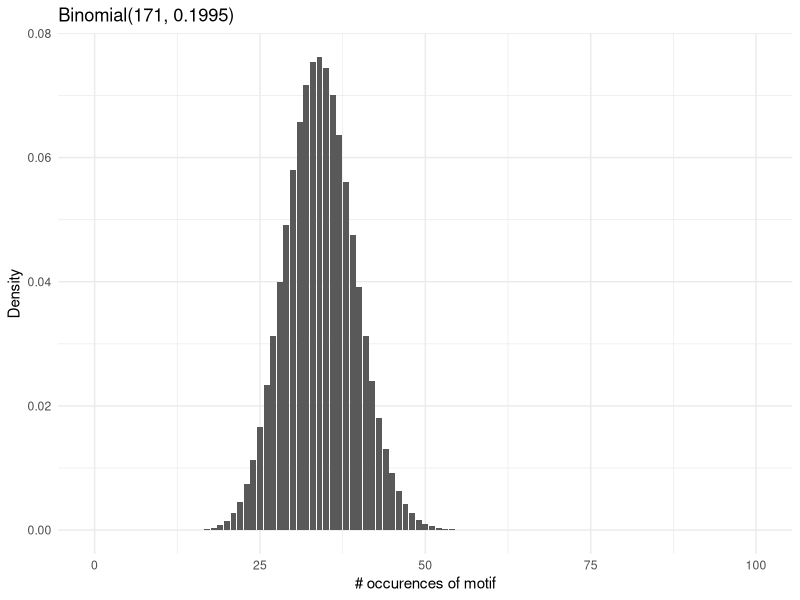
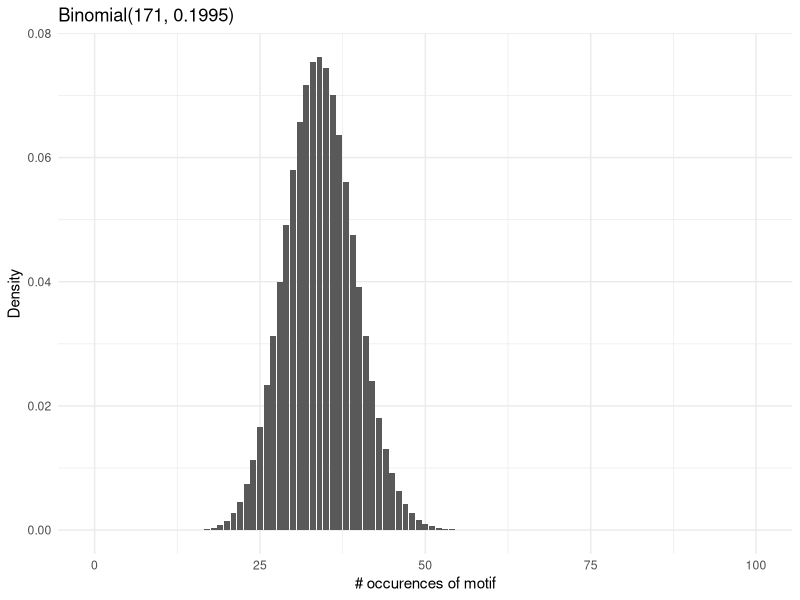

R code for these plots, in order:
library(tidyverse)

data.frame(x = seq(0,100,1), density = dbinom(seq(0,100,1), 171, 18639 / (18639 + 74774))) %>% 
  ggplot(aes(x = x, y = density)) + 
  geom_col() + 
  labs(title = "Binomial(171, 0.1995)", 
       x = "# occurences of motif", 
       y= "Density") +
  theme_minimal()
ggsave("1_AGO2_motif_analysis/binomial/binomialPlot.png",width = 1350, height = 800, units = "px")

qbinom(0.95, 171, 18639 / (18639 + 74774))
